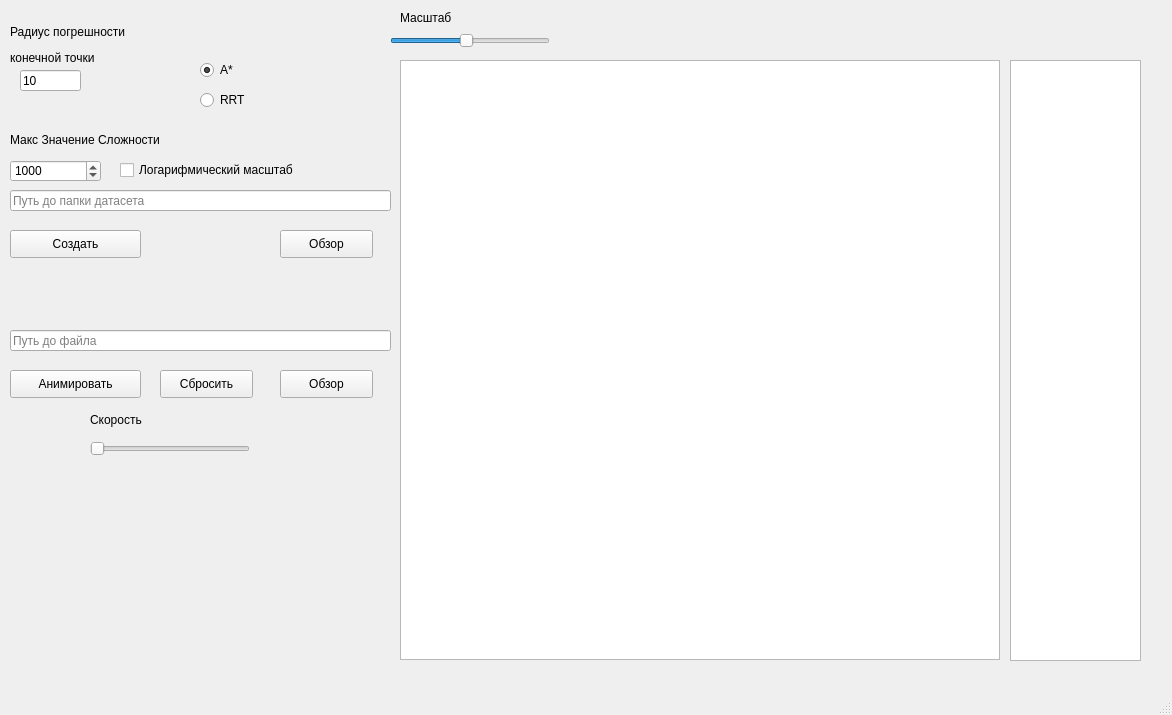
<?xml version="1.0" encoding="UTF-8"?>
<ui version="4.0">
 <class>MainWindow</class>
 <widget class="QMainWindow" name="MainWindow">
  <property name="geometry">
   <rect>
    <x>0</x>
    <y>0</y>
    <width>1172</width>
    <height>715</height>
   </rect>
  </property>
  <property name="windowTitle">
   <string>MainWindow</string>
  </property>
  <widget class="QWidget" name="centralwidget">
   <widget class="QGraphicsView" name="graphicsView">
    <property name="geometry">
     <rect>
      <x>400</x>
      <y>60</y>
      <width>600</width>
      <height>600</height>
     </rect>
    </property>
    <property name="verticalScrollBarPolicy">
     <enum>Qt::ScrollBarAsNeeded</enum>
    </property>
    <property name="horizontalScrollBarPolicy">
     <enum>Qt::ScrollBarAsNeeded</enum>
    </property>
    <property name="sizeAdjustPolicy">
     <enum>QAbstractScrollArea::AdjustIgnored</enum>
    </property>
    <property name="dragMode">
     <enum>QGraphicsView::NoDrag</enum>
    </property>
    <property name="transformationAnchor">
     <enum>QGraphicsView::AnchorUnderMouse</enum>
    </property>
    <property name="resizeAnchor">
     <enum>QGraphicsView::AnchorUnderMouse</enum>
    </property>
   </widget>
   <widget class="QSlider" name="zoom_slider">
    <property name="geometry">
     <rect>
      <x>390</x>
      <y>30</y>
      <width>160</width>
      <height>22</height>
     </rect>
    </property>
    <property name="minimum">
     <number>10</number>
    </property>
    <property name="maximum">
     <number>200</number>
    </property>
    <property name="pageStep">
     <number>1</number>
    </property>
    <property name="value">
     <number>100</number>
    </property>
    <property name="orientation">
     <enum>Qt::Horizontal</enum>
    </property>
   </widget>
   <widget class="QLabel" name="label_4">
    <property name="geometry">
     <rect>
      <x>400</x>
      <y>10</y>
      <width>71</width>
      <height>16</height>
     </rect>
    </property>
    <property name="text">
     <string>Масштаб</string>
    </property>
   </widget>
   <widget class="QLineEdit" name="csv_choose_edit">
    <property name="geometry">
     <rect>
      <x>10</x>
      <y>330</y>
      <width>381</width>
      <height>21</height>
     </rect>
    </property>
    <property name="readOnly">
     <bool>false</bool>
    </property>
    <property name="placeholderText">
     <string>Путь до файла</string>
    </property>
   </widget>
   <widget class="QPushButton" name="csv_choose_btn">
    <property name="geometry">
     <rect>
      <x>280</x>
      <y>370</y>
      <width>93</width>
      <height>28</height>
     </rect>
    </property>
    <property name="text">
     <string>Обзор</string>
    </property>
   </widget>
   <widget class="QPushButton" name="animate_btn">
    <property name="geometry">
     <rect>
      <x>10</x>
      <y>370</y>
      <width>131</width>
      <height>28</height>
     </rect>
    </property>
    <property name="text">
     <string>Анимировать</string>
    </property>
   </widget>
   <widget class="QSlider" name="anim_speed_sldr">
    <property name="geometry">
     <rect>
      <x>90</x>
      <y>440</y>
      <width>160</width>
      <height>18</height>
     </rect>
    </property>
    <property name="minimum">
     <number>10</number>
    </property>
    <property name="maximum">
     <number>200</number>
    </property>
    <property name="orientation">
     <enum>Qt::Horizontal</enum>
    </property>
   </widget>
   <widget class="QLabel" name="label_5">
    <property name="geometry">
     <rect>
      <x>90</x>
      <y>410</y>
      <width>63</width>
      <height>20</height>
     </rect>
    </property>
    <property name="text">
     <string>Скорость</string>
    </property>
   </widget>
   <widget class="QPushButton" name="reset_btn">
    <property name="geometry">
     <rect>
      <x>160</x>
      <y>370</y>
      <width>93</width>
      <height>28</height>
     </rect>
    </property>
    <property name="text">
     <string>Сбросить</string>
    </property>
   </widget>
   <widget class="QLineEdit" name="folder_choose_edit">
    <property name="geometry">
     <rect>
      <x>10</x>
      <y>190</y>
      <width>381</width>
      <height>21</height>
     </rect>
    </property>
    <property name="text">
     <string/>
    </property>
    <property name="readOnly">
     <bool>false</bool>
    </property>
    <property name="placeholderText">
     <string>Путь до папки датасета</string>
    </property>
   </widget>
   <widget class="QPushButton" name="process_dataset_btn">
    <property name="geometry">
     <rect>
      <x>10</x>
      <y>230</y>
      <width>131</width>
      <height>28</height>
     </rect>
    </property>
    <property name="text">
     <string>Создать</string>
    </property>
   </widget>
   <widget class="QPushButton" name="folder_choose_btn">
    <property name="geometry">
     <rect>
      <x>280</x>
      <y>230</y>
      <width>93</width>
      <height>28</height>
     </rect>
    </property>
    <property name="text">
     <string>Обзор</string>
    </property>
   </widget>
   <widget class="QLabel" name="label_7">
    <property name="geometry">
     <rect>
      <x>10</x>
      <y>130</y>
      <width>171</width>
      <height>20</height>
     </rect>
    </property>
    <property name="text">
     <string>Макс Значение Сложности</string>
    </property>
   </widget>
   <widget class="QSpinBox" name="dataset_dot_spin">
    <property name="geometry">
     <rect>
      <x>10</x>
      <y>160</y>
      <width>91</width>
      <height>22</height>
     </rect>
    </property>
    <property name="minimum">
     <number>1</number>
    </property>
    <property name="maximum">
     <number>1000000</number>
    </property>
    <property name="value">
     <number>1000</number>
    </property>
   </widget>
   <widget class="QLabel" name="label_16">
    <property name="geometry">
     <rect>
      <x>10</x>
      <y>25</y>
      <width>201</width>
      <height>41</height>
     </rect>
    </property>
    <property name="text">
     <string>&lt;html&gt;&lt;head/&gt;&lt;body&gt;&lt;p&gt;Радиус погрешности&lt;/p&gt;&lt;p&gt;конечной точки&lt;/p&gt;&lt;/body&gt;&lt;/html&gt;</string>
    </property>
   </widget>
   <widget class="QLineEdit" name="goal_point_delta_edit">
    <property name="geometry">
     <rect>
      <x>20</x>
      <y>70</y>
      <width>61</width>
      <height>21</height>
     </rect>
    </property>
    <property name="text">
     <string>10</string>
    </property>
   </widget>
   <widget class="QGraphicsView" name="heatbarView">
    <property name="geometry">
     <rect>
      <x>1010</x>
      <y>60</y>
      <width>131</width>
      <height>601</height>
     </rect>
    </property>
    <property name="verticalScrollBarPolicy">
     <enum>Qt::ScrollBarAlwaysOff</enum>
    </property>
    <property name="horizontalScrollBarPolicy">
     <enum>Qt::ScrollBarAlwaysOff</enum>
    </property>
    <property name="transformationAnchor">
     <enum>QGraphicsView::NoAnchor</enum>
    </property>
   </widget>
   <widget class="QRadioButton" name="radioButton">
    <property name="geometry">
     <rect>
      <x>200</x>
      <y>60</y>
      <width>95</width>
      <height>20</height>
     </rect>
    </property>
    <property name="text">
     <string>А*</string>
    </property>
    <property name="checked">
     <bool>true</bool>
    </property>
   </widget>
   <widget class="QRadioButton" name="radioButton_2">
    <property name="geometry">
     <rect>
      <x>200</x>
      <y>90</y>
      <width>95</width>
      <height>20</height>
     </rect>
    </property>
    <property name="text">
     <string>RRT</string>
    </property>
   </widget>
   <widget class="QCheckBox" name="log_scale_checkBox">
    <property name="geometry">
     <rect>
      <x>120</x>
      <y>160</y>
      <width>191</width>
      <height>20</height>
     </rect>
    </property>
    <property name="text">
     <string>Логарифмический масштаб</string>
    </property>
   </widget>
  </widget>
  <widget class="QMenuBar" name="menubar">
   <property name="geometry">
    <rect>
     <x>0</x>
     <y>0</y>
     <width>1172</width>
     <height>26</height>
    </rect>
   </property>
  </widget>
  <widget class="QStatusBar" name="statusbar"/>
 </widget>
 <resources/>
 <connections/>
</ui>
